Frame 1 (no input): blank canvas, image omitted
Frame 60 (the mouse pressed at the canvas centre just before this capture): blank canvas, image omitted
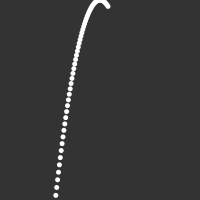
Frame 120 (the mouse held since frame 60 and released just before this capture)

The Processing sketch whose frames 1 and 60 were blank and that drew this single picture after the mouse press (run headless with seeded random() and noise(); from frame 60 on, the mouse is pressed at the canvas centre):

// Processing sketch: processing_108711
// ── processing_108711.pde

float x = -100;float y = 0;int valor = 5;
void setup()
{
  noStroke();
  size(200, 200);
  background(51);
}
void draw() {
    
  funcionCuadratica();
}
void funcionCuadratica() {
x=x+0.9;
  if (x < 100) {
    y =(x*x)/10;
  }
  fill(255);
  ellipse(x+100, y, 5,5);
}
